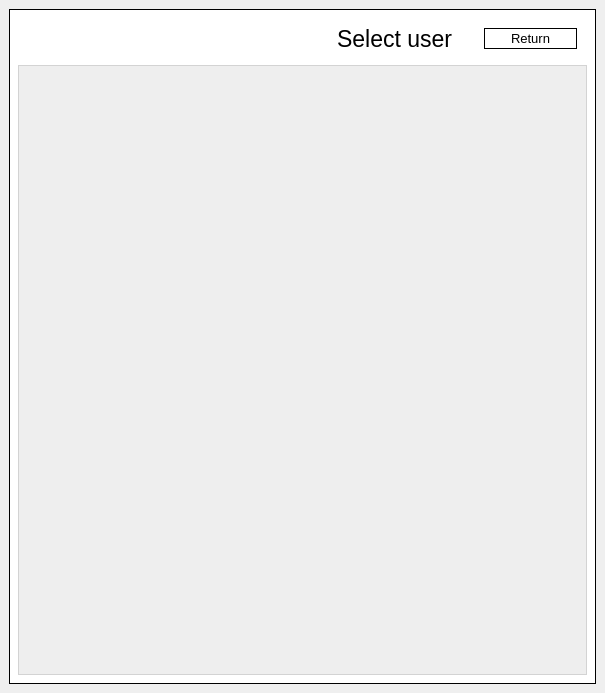
<?xml version="1.0" encoding="UTF-8"?>
<ui version="4.0">
 <class>MainWindow</class>
 <widget class="QMainWindow" name="MainWindow">
  <property name="geometry">
   <rect>
    <x>0</x>
    <y>0</y>
    <width>605</width>
    <height>693</height>
   </rect>
  </property>
  <property name="windowTitle">
   <string>MainWindow</string>
  </property>
  <widget class="QWidget" name="centralwidget">
   <layout class="QGridLayout" name="gridLayout_2">
    <item row="0" column="0">
     <widget class="QStackedWidget" name="stackedWidget">
      <property name="currentIndex">
       <number>2</number>
      </property>
      <widget class="QWidget" name="register_page">
       <layout class="QGridLayout" name="gridLayout" rowstretch="1,1,1" columnstretch="1,1,1">
        <item row="1" column="0">
         <spacer name="horizontalSpacer_3">
          <property name="orientation">
           <enum>Qt::Horizontal</enum>
          </property>
          <property name="sizeHint" stdset="0">
           <size>
            <width>40</width>
            <height>20</height>
           </size>
          </property>
         </spacer>
        </item>
        <item row="0" column="1">
         <spacer name="verticalSpacer">
          <property name="orientation">
           <enum>Qt::Vertical</enum>
          </property>
          <property name="sizeHint" stdset="0">
           <size>
            <width>20</width>
            <height>40</height>
           </size>
          </property>
         </spacer>
        </item>
        <item row="1" column="1">
         <widget class="QFrame" name="frame">
          <property name="styleSheet">
           <string notr="true">bakcground-color: white;</string>
          </property>
          <property name="frameShape">
           <enum>QFrame::Box</enum>
          </property>
          <property name="frameShadow">
           <enum>QFrame::Plain</enum>
          </property>
          <property name="lineWidth">
           <number>1</number>
          </property>
          <property name="midLineWidth">
           <number>0</number>
          </property>
          <layout class="QVBoxLayout" name="verticalLayout_3">
           <property name="spacing">
            <number>0</number>
           </property>
           <property name="leftMargin">
            <number>0</number>
           </property>
           <property name="topMargin">
            <number>0</number>
           </property>
           <property name="rightMargin">
            <number>0</number>
           </property>
           <property name="bottomMargin">
            <number>0</number>
           </property>
           <item>
            <widget class="QWidget" name="widget" native="true">
             <property name="styleSheet">
              <string notr="true">background-color: white;</string>
             </property>
             <layout class="QVBoxLayout" name="verticalLayout_2" stretch="2,1,1,0,0,2">
              <property name="topMargin">
               <number>10</number>
              </property>
              <item>
               <widget class="QLabel" name="label">
                <property name="sizePolicy">
                 <sizepolicy hsizetype="Expanding" vsizetype="Expanding">
                  <horstretch>0</horstretch>
                  <verstretch>0</verstretch>
                 </sizepolicy>
                </property>
                <property name="font">
                 <font>
                  <pointsize>22</pointsize>
                 </font>
                </property>
                <property name="text">
                 <string>Register</string>
                </property>
                <property name="alignment">
                 <set>Qt::AlignCenter</set>
                </property>
               </widget>
              </item>
              <item>
               <widget class="QLabel" name="label_2">
                <property name="font">
                 <font>
                  <pointsize>11</pointsize>
                 </font>
                </property>
                <property name="text">
                 <string>Name:</string>
                </property>
               </widget>
              </item>
              <item>
               <widget class="QLineEdit" name="login_line_edit">
                <property name="sizePolicy">
                 <sizepolicy hsizetype="Expanding" vsizetype="Expanding">
                  <horstretch>0</horstretch>
                  <verstretch>0</verstretch>
                 </sizepolicy>
                </property>
                <property name="font">
                 <font>
                  <pointsize>10</pointsize>
                 </font>
                </property>
               </widget>
              </item>
              <item>
               <widget class="QLabel" name="label_3">
                <property name="font">
                 <font>
                  <pointsize>11</pointsize>
                 </font>
                </property>
                <property name="text">
                 <string>Password:</string>
                </property>
               </widget>
              </item>
              <item>
               <widget class="QLineEdit" name="password_line_edit">
                <property name="font">
                 <font>
                  <pointsize>10</pointsize>
                 </font>
                </property>
               </widget>
              </item>
              <item>
               <layout class="QGridLayout" name="gridLayout_3">
                <item row="0" column="0">
                 <widget class="QPushButton" name="register_page_register_button">
                  <property name="sizePolicy">
                   <sizepolicy hsizetype="Fixed" vsizetype="Fixed">
                    <horstretch>0</horstretch>
                    <verstretch>0</verstretch>
                   </sizepolicy>
                  </property>
                  <property name="text">
                   <string>Register</string>
                  </property>
                 </widget>
                </item>
                <item row="0" column="1">
                 <widget class="QPushButton" name="register_page_login_button">
                  <property name="text">
                   <string>Login</string>
                  </property>
                 </widget>
                </item>
               </layout>
              </item>
             </layout>
            </widget>
           </item>
          </layout>
         </widget>
        </item>
        <item row="2" column="1">
         <spacer name="verticalSpacer_2">
          <property name="orientation">
           <enum>Qt::Vertical</enum>
          </property>
          <property name="sizeHint" stdset="0">
           <size>
            <width>20</width>
            <height>40</height>
           </size>
          </property>
         </spacer>
        </item>
        <item row="1" column="2">
         <spacer name="horizontalSpacer_4">
          <property name="orientation">
           <enum>Qt::Horizontal</enum>
          </property>
          <property name="sizeHint" stdset="0">
           <size>
            <width>40</width>
            <height>20</height>
           </size>
          </property>
         </spacer>
        </item>
       </layout>
      </widget>
      <widget class="QWidget" name="conversation_page">
       <property name="styleSheet">
        <string notr="true">background: white; border: 1px solid black;</string>
       </property>
       <layout class="QVBoxLayout" name="verticalLayout" stretch="1,12,1">
        <item>
         <layout class="QHBoxLayout" name="horizontalLayout_4" stretch="5,1">
          <item>
           <widget class="QLabel" name="conversation_name_label">
            <property name="font">
             <font>
              <pointsize>16</pointsize>
             </font>
            </property>
            <property name="styleSheet">
             <string notr="true">border: none;</string>
            </property>
            <property name="text">
             <string>TextLabel</string>
            </property>
            <property name="alignment">
             <set>Qt::AlignRight|Qt::AlignTrailing|Qt::AlignVCenter</set>
            </property>
           </widget>
          </item>
          <item>
           <widget class="QPushButton" name="return_button">
            <property name="sizePolicy">
             <sizepolicy hsizetype="Ignored" vsizetype="Expanding">
              <horstretch>0</horstretch>
              <verstretch>0</verstretch>
             </sizepolicy>
            </property>
            <property name="font">
             <font>
              <pointsize>11</pointsize>
             </font>
            </property>
            <property name="styleSheet">
             <string notr="true">background: white; margin: 5px;</string>
            </property>
            <property name="text">
             <string>Return</string>
            </property>
           </widget>
          </item>
         </layout>
        </item>
        <item>
         <widget class="QScrollArea" name="messages_scroll_area">
          <property name="styleSheet">
           <string notr="true">background: #eee; border: 1px solid lightgray;</string>
          </property>
          <property name="verticalScrollBarPolicy">
           <enum>Qt::ScrollBarAsNeeded</enum>
          </property>
          <property name="sizeAdjustPolicy">
           <enum>QAbstractScrollArea::AdjustIgnored</enum>
          </property>
          <property name="widgetResizable">
           <bool>true</bool>
          </property>
          <widget class="QWidget" name="scrollAreaWidgetContents">
           <property name="geometry">
            <rect>
             <x>0</x>
             <y>0</y>
             <width>559</width>
             <height>543</height>
            </rect>
           </property>
           <property name="sizePolicy">
            <sizepolicy hsizetype="Expanding" vsizetype="Expanding">
             <horstretch>0</horstretch>
             <verstretch>0</verstretch>
            </sizepolicy>
           </property>
           <property name="styleSheet">
            <string notr="true">border: none;</string>
           </property>
           <layout class="QVBoxLayout" name="messages_outer_layout">
            <item alignment="Qt::AlignBottom">
             <widget class="QWidget" name="messages_widget" native="true">
              <property name="sizePolicy">
               <sizepolicy hsizetype="Expanding" vsizetype="Maximum">
                <horstretch>0</horstretch>
                <verstretch>0</verstretch>
               </sizepolicy>
              </property>
              <layout class="QVBoxLayout" name="messages_layout">
               <property name="spacing">
                <number>0</number>
               </property>
               <property name="leftMargin">
                <number>0</number>
               </property>
               <property name="topMargin">
                <number>0</number>
               </property>
               <property name="rightMargin">
                <number>0</number>
               </property>
               <property name="bottomMargin">
                <number>0</number>
               </property>
              </layout>
             </widget>
            </item>
           </layout>
          </widget>
         </widget>
        </item>
        <item>
         <layout class="QHBoxLayout" name="horizontalLayout" stretch="1,7,1">
          <item>
           <spacer name="horizontalSpacer">
            <property name="orientation">
             <enum>Qt::Horizontal</enum>
            </property>
            <property name="sizeHint" stdset="0">
             <size>
              <width>40</width>
              <height>20</height>
             </size>
            </property>
           </spacer>
          </item>
          <item>
           <layout class="QHBoxLayout" name="horizontalLayout_2" stretch="7,2">
            <property name="sizeConstraint">
             <enum>QLayout::SetDefaultConstraint</enum>
            </property>
            <item>
             <widget class="QLineEdit" name="message_line_edit">
              <property name="sizePolicy">
               <sizepolicy hsizetype="Expanding" vsizetype="Expanding">
                <horstretch>0</horstretch>
                <verstretch>0</verstretch>
               </sizepolicy>
              </property>
              <property name="font">
               <font>
                <pointsize>12</pointsize>
               </font>
              </property>
             </widget>
            </item>
            <item>
             <widget class="QPushButton" name="sendButton">
              <property name="enabled">
               <bool>true</bool>
              </property>
              <property name="sizePolicy">
               <sizepolicy hsizetype="Ignored" vsizetype="Expanding">
                <horstretch>0</horstretch>
                <verstretch>0</verstretch>
               </sizepolicy>
              </property>
              <property name="font">
               <font>
                <pointsize>11</pointsize>
               </font>
              </property>
              <property name="styleSheet">
               <string notr="true">background-color: white; margin: 5px</string>
              </property>
              <property name="text">
               <string>Send</string>
              </property>
             </widget>
            </item>
           </layout>
          </item>
          <item>
           <spacer name="horizontalSpacer_2">
            <property name="orientation">
             <enum>Qt::Horizontal</enum>
            </property>
            <property name="sizeHint" stdset="0">
             <size>
              <width>40</width>
              <height>20</height>
             </size>
            </property>
           </spacer>
          </item>
         </layout>
        </item>
       </layout>
      </widget>
      <widget class="QWidget" name="users_page">
       <property name="styleSheet">
        <string notr="true">background: white; border: 1px solid black;</string>
       </property>
       <layout class="QVBoxLayout" name="verticalLayout_6" stretch="1,15">
        <item>
         <layout class="QHBoxLayout" name="horizontalLayout_3" stretch="4,1">
          <item>
           <widget class="QLabel" name="label_4">
            <property name="sizePolicy">
             <sizepolicy hsizetype="Expanding" vsizetype="Expanding">
              <horstretch>0</horstretch>
              <verstretch>0</verstretch>
             </sizepolicy>
            </property>
            <property name="font">
             <font>
              <pointsize>17</pointsize>
             </font>
            </property>
            <property name="styleSheet">
             <string notr="true">border: none; padding-right: 10px;</string>
            </property>
            <property name="text">
             <string>Select user</string>
            </property>
            <property name="alignment">
             <set>Qt::AlignRight|Qt::AlignTrailing|Qt::AlignVCenter</set>
            </property>
            <property name="margin">
             <number>0</number>
            </property>
           </widget>
          </item>
          <item>
           <widget class="QPushButton" name="return_button_2">
            <property name="sizePolicy">
             <sizepolicy hsizetype="Expanding" vsizetype="Expanding">
              <horstretch>0</horstretch>
              <verstretch>0</verstretch>
             </sizepolicy>
            </property>
            <property name="font">
             <font>
              <pointsize>10</pointsize>
             </font>
            </property>
            <property name="styleSheet">
             <string notr="true">margin: 10px</string>
            </property>
            <property name="text">
             <string>Return</string>
            </property>
           </widget>
          </item>
         </layout>
        </item>
        <item>
         <widget class="QScrollArea" name="users_page_scroll_area">
          <property name="sizePolicy">
           <sizepolicy hsizetype="Expanding" vsizetype="Expanding">
            <horstretch>0</horstretch>
            <verstretch>0</verstretch>
           </sizepolicy>
          </property>
          <property name="font">
           <font>
            <pointsize>8</pointsize>
           </font>
          </property>
          <property name="styleSheet">
           <string notr="true">background: #eee; border: 1px solid lightgray;</string>
          </property>
          <property name="widgetResizable">
           <bool>true</bool>
          </property>
          <widget class="QWidget" name="users_list">
           <property name="geometry">
            <rect>
             <x>0</x>
             <y>0</y>
             <width>559</width>
             <height>22</height>
            </rect>
           </property>
           <property name="sizePolicy">
            <sizepolicy hsizetype="Expanding" vsizetype="Maximum">
             <horstretch>0</horstretch>
             <verstretch>0</verstretch>
            </sizepolicy>
           </property>
           <property name="maximumSize">
            <size>
             <width>16777215</width>
             <height>16777215</height>
            </size>
           </property>
           <property name="layoutDirection">
            <enum>Qt::LeftToRight</enum>
           </property>
           <property name="styleSheet">
            <string notr="true">border: none;</string>
           </property>
           <layout class="QVBoxLayout" name="verticalLayout_4">
            <property name="spacing">
             <number>0</number>
            </property>
            <property name="sizeConstraint">
             <enum>QLayout::SetDefaultConstraint</enum>
            </property>
           </layout>
          </widget>
         </widget>
        </item>
       </layout>
      </widget>
      <widget class="QWidget" name="loading_page">
       <property name="styleSheet">
        <string notr="true">background: white; border: 1px solid lightgray;</string>
       </property>
       <layout class="QGridLayout" name="gridLayout_4">
        <item row="0" column="0">
         <widget class="QLabel" name="loading_label">
          <property name="text">
           <string>Loading</string>
          </property>
          <property name="alignment">
           <set>Qt::AlignCenter</set>
          </property>
         </widget>
        </item>
       </layout>
      </widget>
      <widget class="QWidget" name="login_page">
       <layout class="QGridLayout" name="gridLayout_5" rowstretch="1,1,1" columnstretch="1,1,1">
        <item row="1" column="1">
         <widget class="QFrame" name="frame_2">
          <property name="sizePolicy">
           <sizepolicy hsizetype="Expanding" vsizetype="Expanding">
            <horstretch>0</horstretch>
            <verstretch>0</verstretch>
           </sizepolicy>
          </property>
          <property name="styleSheet">
           <string notr="true">background: white;</string>
          </property>
          <property name="frameShape">
           <enum>QFrame::Box</enum>
          </property>
          <property name="frameShadow">
           <enum>QFrame::Plain</enum>
          </property>
          <property name="lineWidth">
           <number>1</number>
          </property>
          <layout class="QVBoxLayout" name="verticalLayout_7" stretch="2,1,1,1,1,0,2">
           <item>
            <widget class="QLabel" name="login_label">
             <property name="font">
              <font>
               <pointsize>24</pointsize>
              </font>
             </property>
             <property name="text">
              <string>Login</string>
             </property>
             <property name="alignment">
              <set>Qt::AlignCenter</set>
             </property>
            </widget>
           </item>
           <item>
            <widget class="QLabel" name="label_6">
             <property name="font">
              <font>
               <pointsize>12</pointsize>
              </font>
             </property>
             <property name="text">
              <string>Name</string>
             </property>
            </widget>
           </item>
           <item>
            <widget class="QLineEdit" name="name_login_page_line_edit"/>
           </item>
           <item>
            <widget class="QLabel" name="label_7">
             <property name="font">
              <font>
               <pointsize>12</pointsize>
              </font>
             </property>
             <property name="text">
              <string>Password</string>
             </property>
            </widget>
           </item>
           <item>
            <widget class="QLineEdit" name="password_login_page_edit_line"/>
           </item>
           <item>
            <widget class="QLabel" name="login_page_message_label">
             <property name="text">
              <string>Fill name and password, then press &quot;Log in&quot;.</string>
             </property>
            </widget>
           </item>
           <item>
            <layout class="QGridLayout" name="gridLayout_6">
             <item row="0" column="0">
              <widget class="QPushButton" name="login_page_login_button">
               <property name="text">
                <string>Log in</string>
               </property>
              </widget>
             </item>
             <item row="0" column="1">
              <widget class="QPushButton" name="login_page_register_button">
               <property name="text">
                <string>Register</string>
               </property>
              </widget>
             </item>
            </layout>
           </item>
          </layout>
         </widget>
        </item>
        <item row="1" column="0">
         <spacer name="horizontalSpacer_5">
          <property name="orientation">
           <enum>Qt::Horizontal</enum>
          </property>
          <property name="sizeHint" stdset="0">
           <size>
            <width>40</width>
            <height>20</height>
           </size>
          </property>
         </spacer>
        </item>
        <item row="2" column="1">
         <spacer name="verticalSpacer_4">
          <property name="orientation">
           <enum>Qt::Vertical</enum>
          </property>
          <property name="sizeHint" stdset="0">
           <size>
            <width>20</width>
            <height>40</height>
           </size>
          </property>
         </spacer>
        </item>
        <item row="0" column="1">
         <spacer name="verticalSpacer_3">
          <property name="orientation">
           <enum>Qt::Vertical</enum>
          </property>
          <property name="sizeHint" stdset="0">
           <size>
            <width>20</width>
            <height>40</height>
           </size>
          </property>
         </spacer>
        </item>
        <item row="1" column="2">
         <spacer name="horizontalSpacer_6">
          <property name="orientation">
           <enum>Qt::Horizontal</enum>
          </property>
          <property name="sizeHint" stdset="0">
           <size>
            <width>40</width>
            <height>20</height>
           </size>
          </property>
         </spacer>
        </item>
       </layout>
      </widget>
      <widget class="QWidget" name="conversations_page">
       <layout class="QVBoxLayout" name="verticalLayout_5" stretch="1,12">
        <item>
         <layout class="QHBoxLayout" name="horizontalLayout_5" stretch="1,3,1">
          <item>
           <widget class="QPushButton" name="new_conversation_button">
            <property name="text">
             <string>New conversation</string>
            </property>
           </widget>
          </item>
          <item>
           <widget class="QLabel" name="label_5">
            <property name="font">
             <font>
              <pointsize>19</pointsize>
             </font>
            </property>
            <property name="text">
             <string>Conversations</string>
            </property>
            <property name="alignment">
             <set>Qt::AlignCenter</set>
            </property>
           </widget>
          </item>
          <item>
           <widget class="QPushButton" name="conversations_page_logout_button">
            <property name="text">
             <string>Logout</string>
            </property>
           </widget>
          </item>
         </layout>
        </item>
        <item>
         <widget class="QScrollArea" name="scrollArea">
          <property name="widgetResizable">
           <bool>true</bool>
          </property>
          <widget class="QWidget" name="conversations_list">
           <property name="geometry">
            <rect>
             <x>0</x>
             <y>0</y>
             <width>559</width>
             <height>22</height>
            </rect>
           </property>
           <property name="sizePolicy">
            <sizepolicy hsizetype="Expanding" vsizetype="Maximum">
             <horstretch>0</horstretch>
             <verstretch>0</verstretch>
            </sizepolicy>
           </property>
           <layout class="QVBoxLayout" name="verticalLayout_8"/>
          </widget>
         </widget>
        </item>
       </layout>
      </widget>
     </widget>
    </item>
   </layout>
  </widget>
 </widget>
 <resources/>
 <connections/>
</ui>
